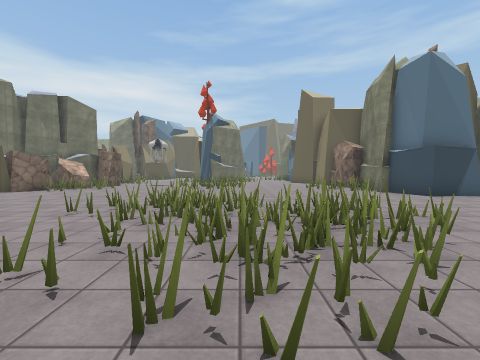
view 1 (above)

24 first-person views from a walk through a 3-D level made in the Unity game engine. The camera is 1.5 m above the floor, tilts 2° down and sees 90° across. The floor is counted in squares, 2 m on a side. Each view is taken from the middle of a square. On the plan, view 1 faces up. The plan holds only what a view shows up to about 9 squares ahead; the rest is blank. The place goes on beyond the plan. The player is left out. Some surface patterns are stand-ins.

view 2
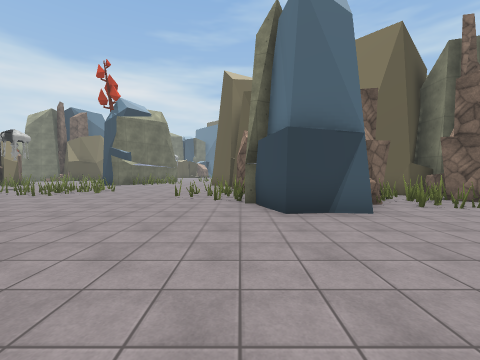

view 3
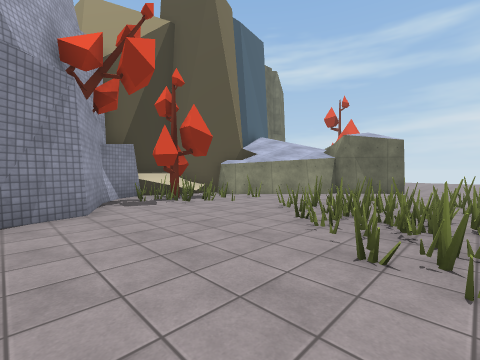

view 4
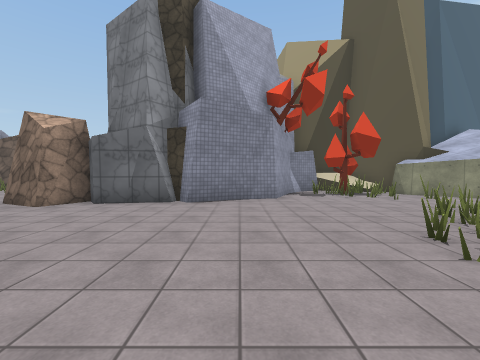

view 5
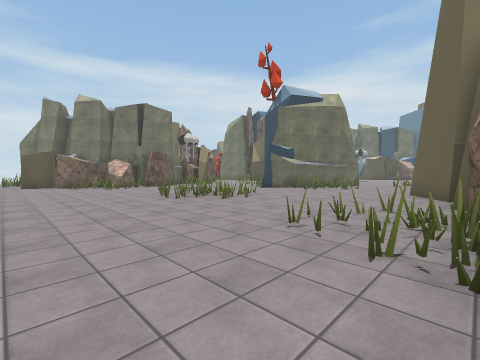

view 6
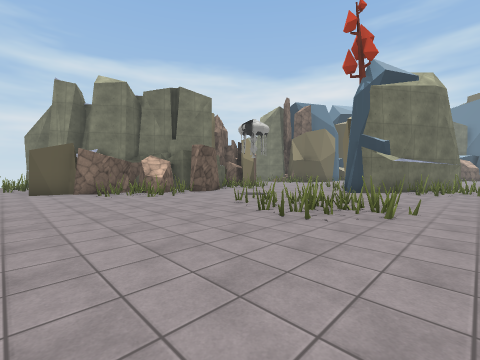

view 7
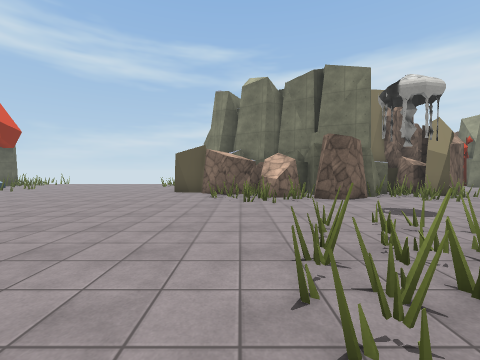

view 8
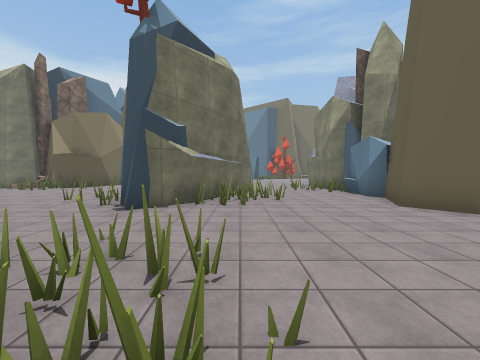

view 9
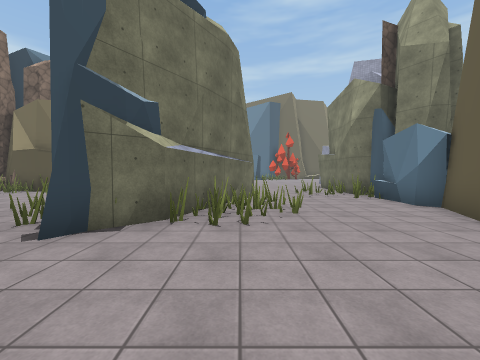

view 10
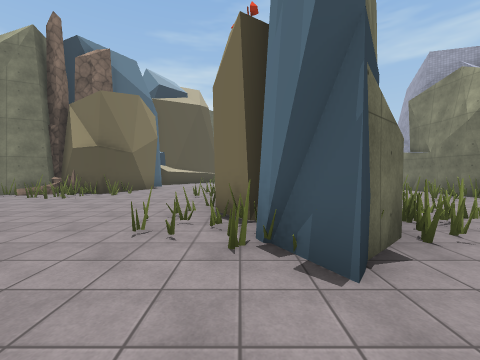

view 11
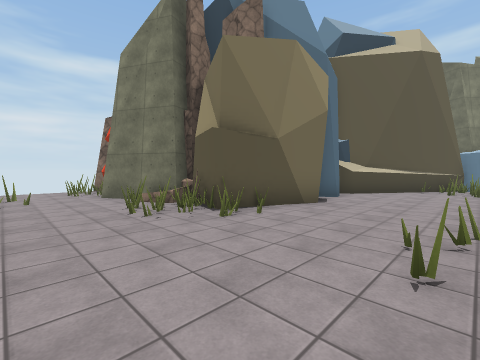

view 12
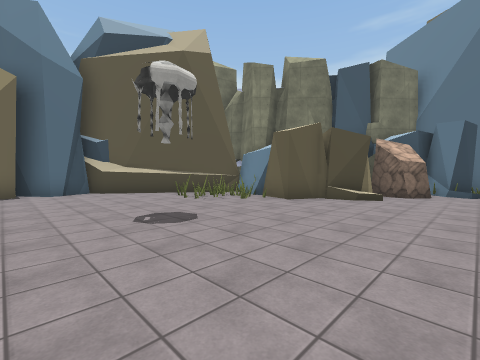

view 13
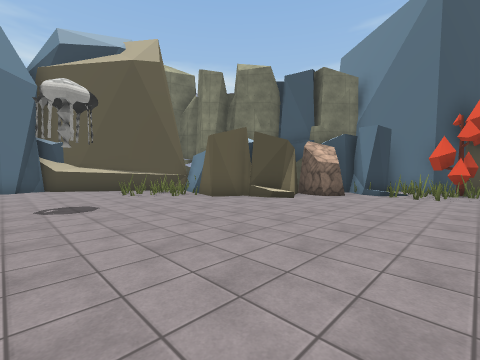

view 14
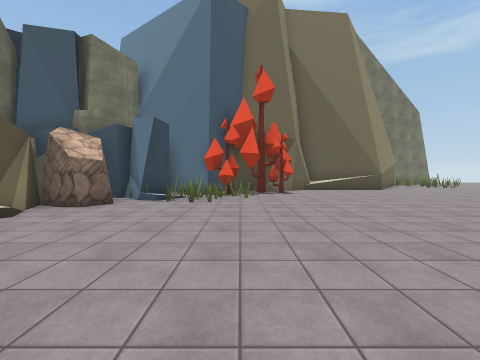

view 15
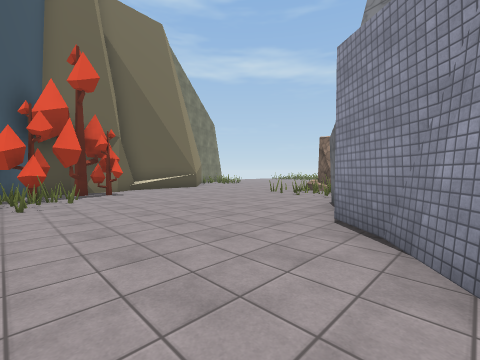

view 16
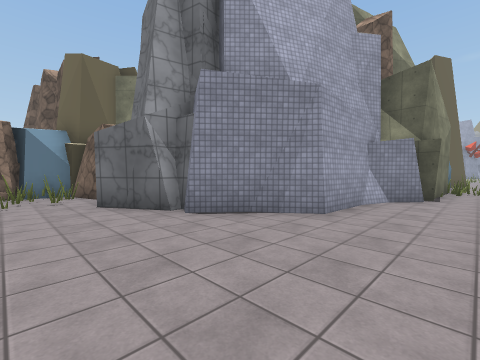

view 17
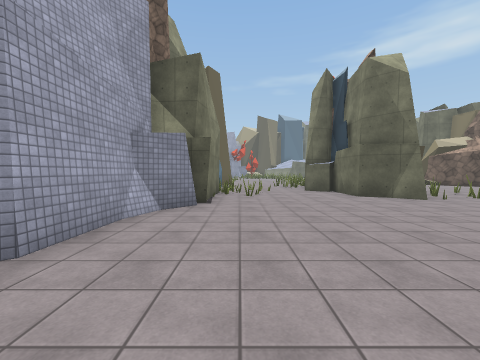

view 18
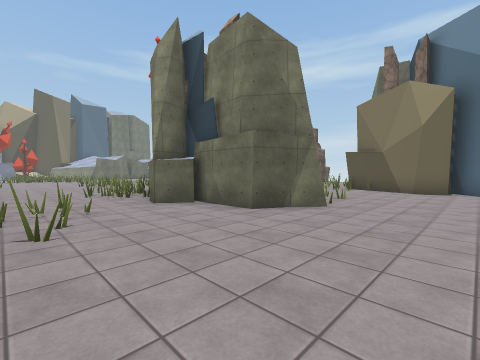

view 19
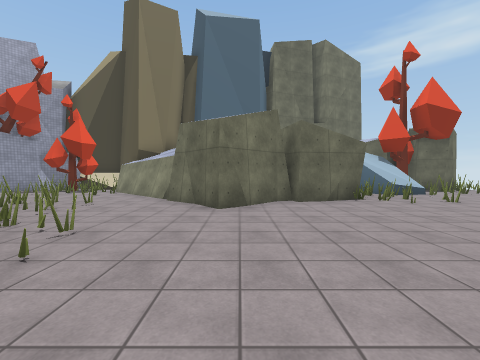

view 20
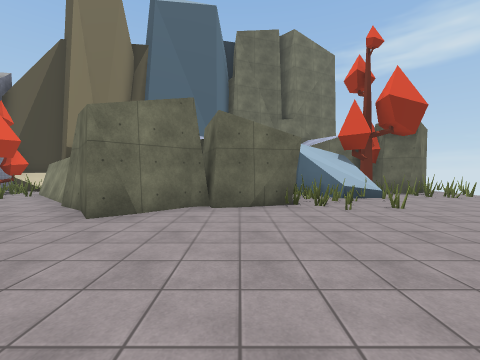

view 21
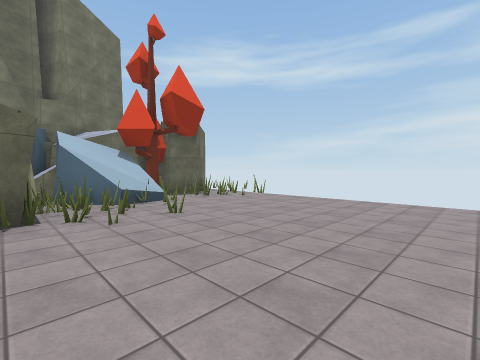

view 22
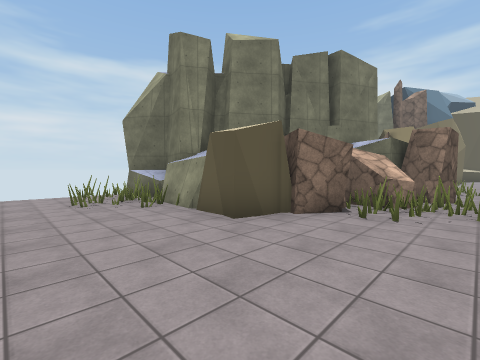

view 23
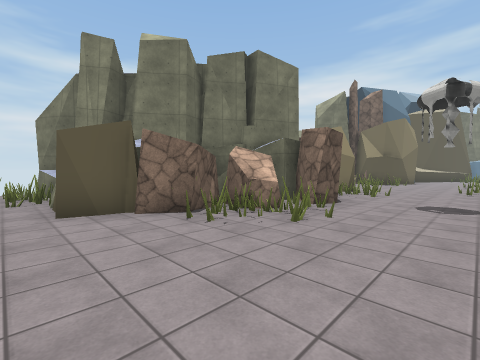

view 24
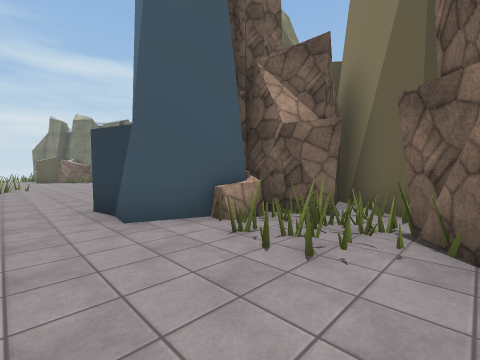

### Floor plan
Key: @ floor where view 1 was taken; # wall or solid block; . floor; / step, stairs or slope; = window, fence, low wall or low ledge; ^ raised ledge; R rock; T tree; O other object.
Columns run from 15 left of view 1 to 11 right of it. Each row starts with its distance up from view 1.
 37                 ###TT......
 36                 RRTTTT.....
 35               ####OO.......
 34               #RROO.......
 33               #R.........O
 32              ##/..........O
 31          #####...........OO
 30          #OOO..........## R
 29         ##.O..........##
 28        ##...........###
 27        #............#
 26        ##...........#
 25        ##...........#
 24         #..........##
 23    O   OO..O.  ....#
 22   OO#OO#O..=  #...##
 21  .O...OO...O   #..OO
 20  ...........   #.OORR
 19  ..  =......O OO...#
 18       R....=#O O...#
 17       R#...OO OO...#
 16       #RR....#.....##
 15        OOO..........#
 14        O#...........#
 13       ##R....OO.....#
 12      ##OR...OOO....O# R##
 11       ORRO..OOO.....RR O##R
 10        ROO........OOOR ROO
  9   #   R#O...........## ROR#
  8  #^O###..............##.OO.
  7  OOOO......................
  6  .OO.......................
  5  ............OOO.O.....
  4  ...........O.OOO......
  3  .............OOOO......
  2  .........#....OO........
  1  ....O=.####...O........R.
  0  ...#O#O # ##..@.....###R#
 -1  OO.=OOO    ##.O.O.###
 -2 OOOO# O#     ##OTT.#
 -3 OOOT#         ##TO##
 -4    ##          ####

Positions as (right, up) in squares from view 1, and headings:
1: (0, 0), facing up
2: (5, 3), facing up
3: (5, 4), facing down-left
4: (5, 6), facing down
5: (5, 7), facing up-left
6: (1, 7), facing up-left
7: (0, 10), facing left
8: (0, 11), facing up
9: (0, 13), facing up
10: (-3, 14), facing up
11: (-4, 19), facing up-left
12: (2, 25), facing up-left
13: (4, 26), facing up-left
14: (4, 28), facing up
15: (3, 28), facing up-right
16: (3, 32), facing down-right
17: (3, 30), facing down
18: (3, 26), facing down-left
19: (-5, 7), facing down
20: (-7, 6), facing down
21: (-8, 5), facing down-left
22: (-6, 5), facing up-left
23: (-4, 7), facing up-left
24: (11, 6), facing up-left
